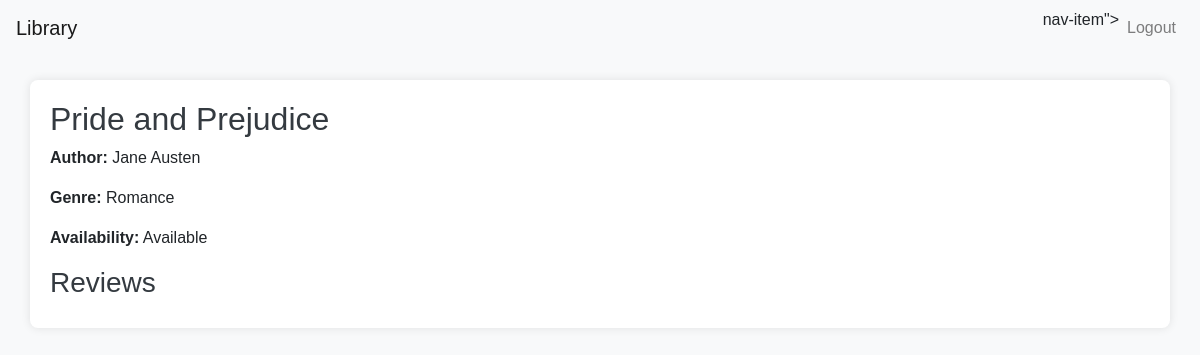
The page /book/3 (signed in) on the database its author committed.
### app/models.py (models this page shows)
class Book(db.Model):
    id = db.Column(db.Integer, primary_key=True)
    title = db.Column(db.String(150), nullable=False)
    author = db.Column(db.String(150), nullable=False)
    genre = db.Column(db.String(100), nullable=False)
    availability = db.Column(db.Boolean, default=True)

### app/routes.py (the view)
@main.route('/book/<int:book_id>', methods=['GET'])
@login_required
def book_details(book_id):
    book = Book.query.get_or_404(book_id)
    feedbacks = Feedback.query.filter_by(book_id=book_id).all()
    return render_template('book_details.html', book=book, feedbacks=feedbacks)

### app/__init__.py (called while the page is built)
def create_app():
    app = Flask(__name__)
    app.config['SECRET_KEY'] = 'sinigangmix'
    app.config['SQLALCHEMY_DATABASE_URI'] = 'sqlite:///library.db'
    db.init_app(app)
    login_manager.init_app(app)
    from .models import User
    @login_manager.user_loader
    def load_user(user_id):
        return User.query.get(int(user_id))
    from .routes import main as main_blueprint
    app.register_blueprint(main_blueprint)
    return app

### app/templates/book_details.html (shortened to what this page needs)
{% extends "base.html" %}
{% block content %}
<h2>{{ book.title }}</h2>
<p><strong>Author:</strong> {{ book.author }}</p>
<p><strong>Genre:</strong> {{ book.genre }}</p>
<p><strong>Availability:</strong> {{ 'Available' if book.availability else 'Borrowed' }}</p>
<h3>Reviews</h3>
{% endblock %}

### app/static/css/styles.css (style rules this page uses)
body { font-family: 'Arial', sans-serif; background-color: #f8f9fa; }
h1, h2, h3 { color: #343a40; }

### rows shown on the page
Book: title "Pride and Prejudice", author "Jane Austen", genre "Romance", availability "Available"
